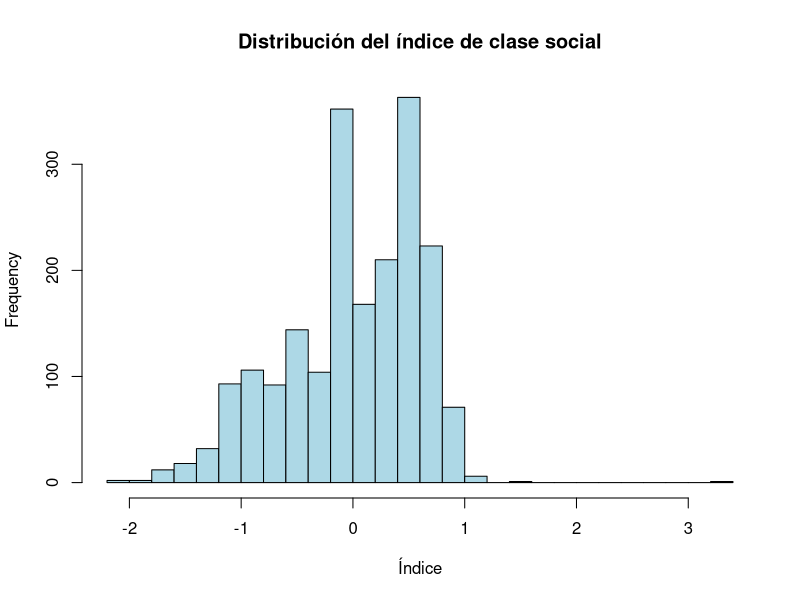
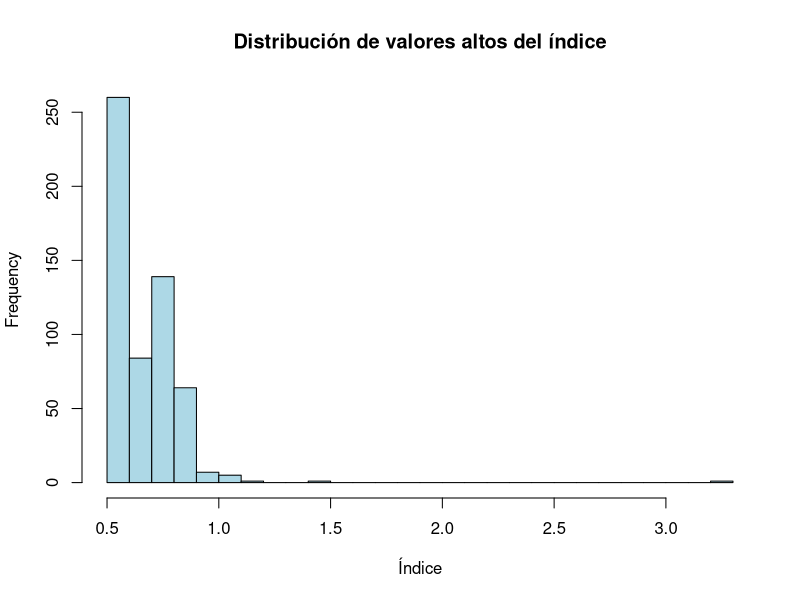

These figures' R source, in order: (Note: this script raises an error after producing the figures.)

library(tidyverse)
library(knitr)
library(kableExtra)
library(ggplot2)
library(here)
library(haven) # Necesario para read_sav

# Cargar datos
datos <- read_sav(here("datos", "BBDD Consolidada Maule UCM 2810.sav"))


# revisión ingreso 
# Contar NAs en cada variable de ingreso
na_count <- data.frame(
  Variable = c("M151", "M152", "M153", "M154", "M155", "M156"),
  Cantidad_NA = c(
    sum(is.na(datos$M151)),
    sum(is.na(datos$M152)),
    sum(is.na(datos$M153)),
    sum(is.na(datos$M154)),
    sum(is.na(datos$M155)),
    sum(is.na(datos$M156))
  ),
  Porcentaje_NA = c(
    sum(is.na(datos$M151)) / nrow(datos) * 100,
    sum(is.na(datos$M152)) / nrow(datos) * 100,
    sum(is.na(datos$M153)) / nrow(datos) * 100,
    sum(is.na(datos$M154)) / nrow(datos) * 100,
    sum(is.na(datos$M155)) / nrow(datos) * 100,
    sum(is.na(datos$M156)) / nrow(datos) * 100
  )
)

# Mostrar resultados
print(na_count)

# Calcular cuántas personas tienen al menos una variable de ingreso no-NA
personas_con_ingresos <- sum(!is.na(datos$M151) | 
                               !is.na(datos$M152) | 
                               !is.na(datos$M153) | 
                               !is.na(datos$M154) | 
                               !is.na(datos$M155) | 
                               !is.na(datos$M156))

# Calcular porcentaje de la muestra con al menos un dato de ingreso
porcentaje_con_ingresos <- personas_con_ingresos / nrow(datos) * 100

cat("\nPersonas con al menos un dato de ingreso:", personas_con_ingresos, 
    "(", round(porcentaje_con_ingresos, 1), "%)\n")




# crear indicador  de clase social
# Crear indicador de clase social sin variables de ingreso
datos_clase <- datos %>%
  mutate(
    # 1. Educación (mayor nivel entre el entrevistado y el sostenedor)
    nivel_educ = pmax(M61, M62, na.rm = TRUE),
    
    # 2. Ocupación (mayor categoría ocupacional entre entrevistado y sostenedor)
    nivel_ocup = pmax(M9A, M9B, na.rm = TRUE),
    
    # 3. Índice de posesiones (normalizado)
    indice_posesiones = (
      scale(M13_1) +  # Autos
        scale(M13_2) +  # Baños
        scale(M13_3) +  # Metros cuadrados construidos
        scale(M13_5) +  # Televisores
        scale(M13_6)    # Libros
    ) / 5,  # Promedio para dar igual peso
    
    # 4. Gastos mensuales (normalizado)
    indice_gastos = (
      scale(M16_1) +  # Agua
        scale(M16_2) +  # Electricidad
        scale(M16_3) +  # Combustible
        scale(M16_4)    # Calefacción
    ) / 4  # Promedio para dar igual peso
  )

# Normalizar variables para que todas tengan el mismo peso
datos_clase <- datos_clase %>%
  mutate(
    nivel_educ_norm = scale(nivel_educ),
    nivel_ocup_norm = scale(nivel_ocup)
  )

# Crear índice compuesto con ponderación ajustada
# Educación (40%), Ocupación (35%), Posesiones (20%), Gastos (5%)
datos_clase <- datos_clase %>%
  mutate(
    indice_clase_social = (
      nivel_educ_norm * 0.40 +
        nivel_ocup_norm * 0.35 +
        indice_posesiones * 0.20 +
        indice_gastos * 0.05
    ),
    
    # Usar puntos de corte ajustados basados en la distribución observada
    clase_social_cat = case_when(
      indice_clase_social < -1.0 ~ "Baja",
      indice_clase_social >= -1.0 & indice_clase_social < -0.25 ~ "Media-baja",
      indice_clase_social >= -0.25 & indice_clase_social < 0.5 ~ "Media",
      indice_clase_social >= 0.5 & indice_clase_social < 0.9 ~ "Media-alta",
      indice_clase_social >= 0.9 ~ "Alta",
      TRUE ~ NA_character_
    ),
    
    clase_social_cat = factor(clase_social_cat, 
                              levels = c("Baja", "Media-baja", "Media", 
                                         "Media-alta", "Alta"))
  )

# Verificar distribución
table(datos_clase$clase_social_cat, useNA = "ifany")

# Visualizar el índice completo
hist(datos_clase$indice_clase_social, 
     main = "Distribución del índice de clase social",
     xlab = "Índice", 
     col = "lightblue",
     breaks = 20)

# Visualizar la parte alta de la distribución
hist(datos_clase$indice_clase_social[datos_clase$indice_clase_social > 0.5], 
     main = "Distribución de valores altos del índice",
     xlab = "Índice", 
     col = "lightblue",
     breaks = 20)

# Calcular estadísticas descriptivas por categoría
estadisticas_por_clase <- datos_clase %>%
  group_by(clase_social_cat) %>%
  summarize( 
    n = n(),
    porcentaje = n() / nrow(datos_clase) * 100,
    indice_promedio = mean(indice_clase_social, na.rm = TRUE),
    educacion_promedio = mean(nivel_educ, na.rm = TRUE),
    ocupacion_promedio = mean(nivel_ocup, na.rm = TRUE),
    autos_promedio = mean(M13_1, na.rm = TRUE),
    metros2_promedio = mean(M13_3, na.rm = TRUE)
  )

print(estadisticas_por_clase)

# Guardar la variable de clase social para usar en el modelo de clases latentes
vars_modelo$clase_social <- datos_clase$clase_social_cat

# Opcionalmente, guardar el dataframe
save(datos_clase, file = "datos_con_clase_social.RData")
